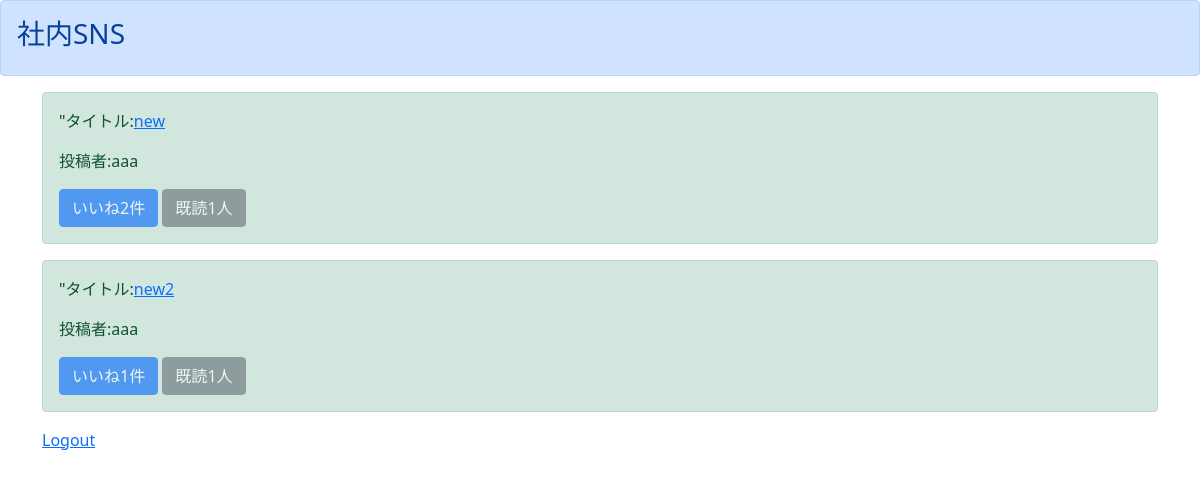
The page /list/ (signed in) on the database as committed earlier.
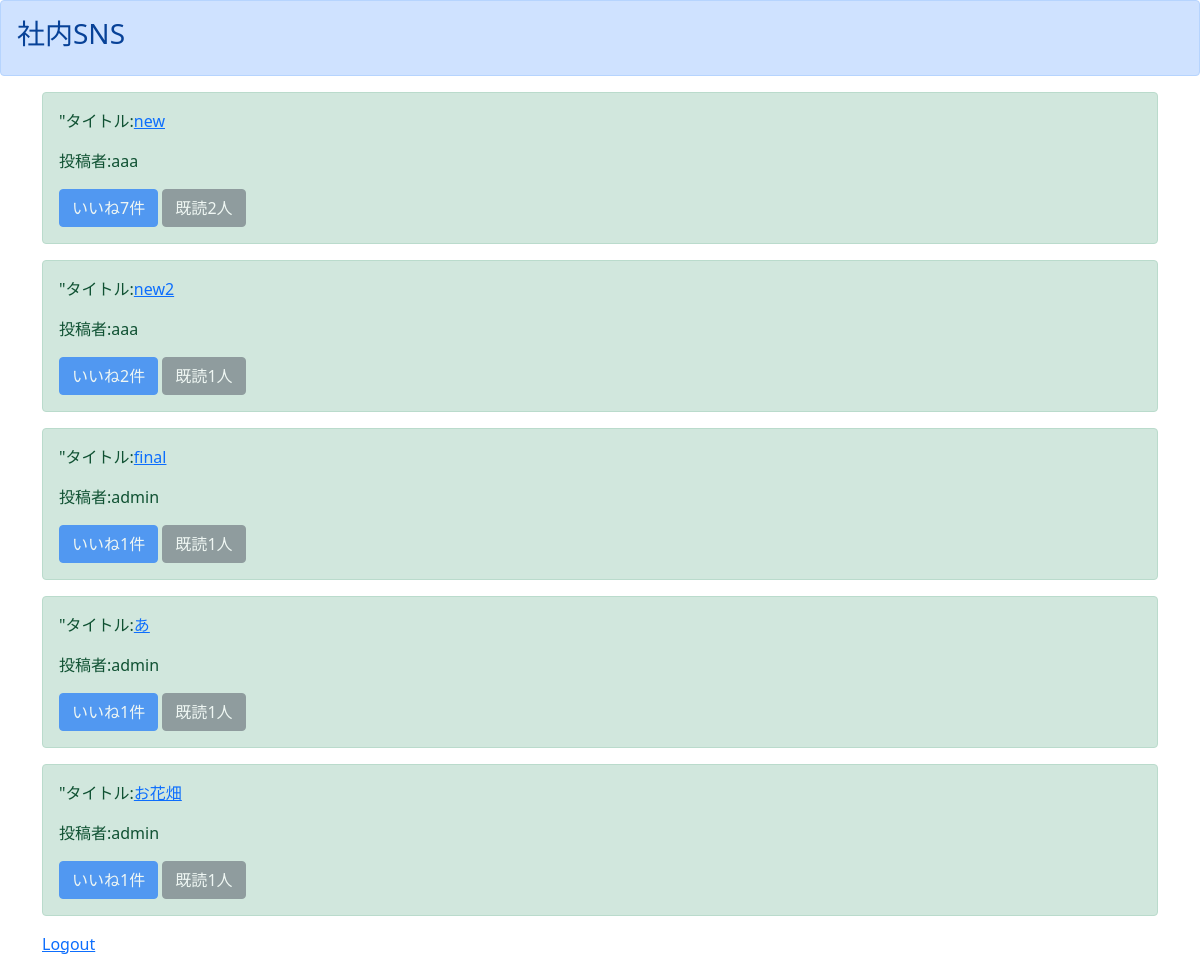
The same page on the database as committed later.
### boardapp/models.py (models this page shows)
class BoardModel(models.Model):
  title = models.CharField(max_length=100)
  content = models.TextField()
  author = models.CharField(max_length=50)
  snsimage =  models.ImageField(upload_to='')
  good = models.IntegerField(null=True, blank=True, default=1)
  read = models.IntegerField(null=True, blank=True, default=1)
  readtext = models.TextField(null=True, blank=True, default='a')

### boardapp/views.py (the view)
# urls.py: path('list/', listfunc, name='list'),
def listfunc(request):
    object_list = BoardModel.objects.all()
    return render(request, 'list.html', {'object_list':object_list})

### templates/list.html
{% extends 'base.html' %}
{% block header %}
<div class="alert alert-primary" role="alert">
  <h3>社内SNS</h3>
</div>
{% endblock header %}
{% block content %}
{% if user.is_authenticated %}
<div class="container">
  {% for item in object_list %}
  <div class="alert alert-success" role="alert">
      <p>"タイトル:<a href="{% url 'detail' item.pk %}">{{ item.title }}</a></p>
      <p>投稿者:{{ item.author }}</p>
      <a href="{% url 'good' item.pk %}" class="btn btn-primary disabled" disabled role="button" aria-disabled="true">いいね{{ item.good }}件</a>
      <a href="#" class="btn btn-secondary disabled" role="button" aria-disabled="true">既読{{ item.read }}人</a>
  </div>
  {% endfor %}
  <a href="{% url 'logout' %}">Logout</a>
</div>
{% else %}
<h1>please login</h1>
{% endif %}
{% endblock content %}

### templates/base.html (shortened to what this page needs)
<!doctype html>
<html lang="en">
  <head>
    <link href="https://cdn.jsdelivr.net/npm/bootstrap@5.0.0-beta3/dist/css/bootstrap.min.css" rel="stylesheet">
  </head>
    {% block header %}
    {% endblock header %}
    {% block content %}
    {% endblock content %}
  </html>

Rows that differ between the two databases and show on the page:
changed BoardModel "new": good "2" → "7"; read "1" → "2"
changed BoardModel "new2": good "1" → "2"
added BoardModel: title "final", author "admin", good "1", read "1"
added BoardModel: title "あ", author "admin", good "1", read "1"
added BoardModel: title "お花畑", author "admin", good "1", read "1"
